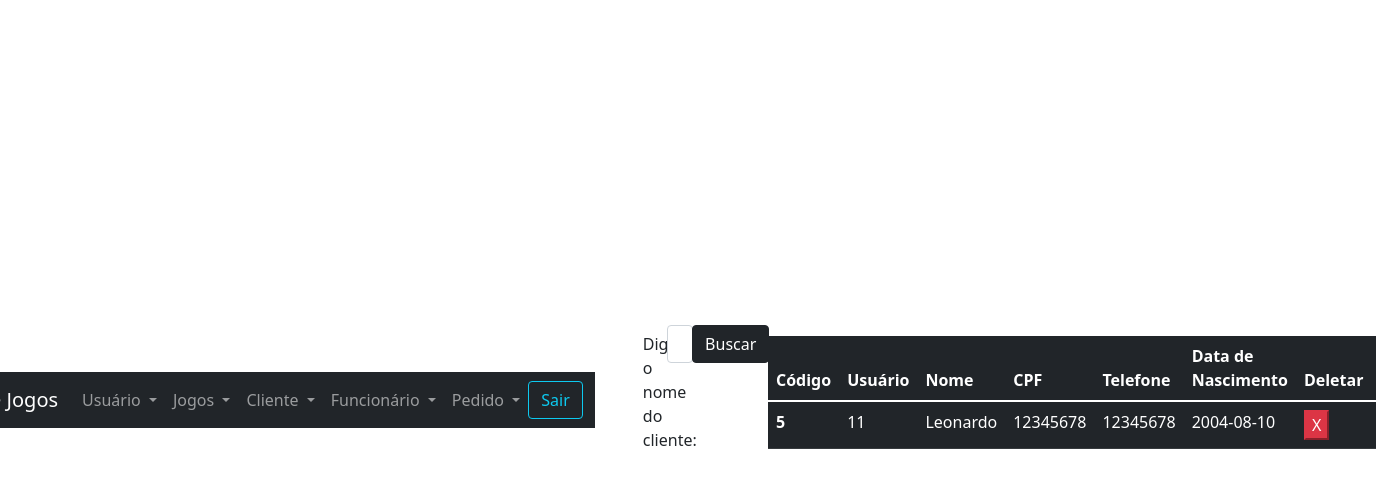
The app's page /view/listaClienteNome.php?NomeCli=Leonardo (signed in) with its own data.
### tables this page shows
CREATE TABLE `tbcliente` (
  `codCli` int(4) NOT NULL,
  `codUsuFK` int(4) NOT NULL,
  `nomeCli` varchar(50) NOT NULL,
  `cpfCli` char(14) NOT NULL,
  `foneCli` char(12) NOT NULL,
  `datanasCli` date NOT NULL
);

### model/bancoCliente.php (called while the page is built, shortened)
<?php
function listaClienteNome($conexao, $NomeCli){
    $query = "select * from tbcliente where nomeCli like '%{$NomeCli}%'";
    $resultados = mysqli_query($conexao, $query);
    return $resultados;
}
?>

### view/listaClienteNome.php (the view, shortened to what this page needs)
<?php
    include_once("header.php");
    include_once("../model/conexao.php");
    include_once("../model/bancoCliente.php");
?>
<div class="p-5">
    <form action="listaClienteNome.php" method="GET">
        <div class="row mb-3">
            <label for="inputNome" class="col-sm-2 col-form-label"> Digite o nome do cliente: </label>
            <div class="col-sm-3">
                <input type="text" required name="NomeCli" class="form-control" id="inputNome">
            </div>
            <div class="col-sm-3">
                <input class="btn btn-dark" type="submit" value="Buscar">
            </div>
        </div>
    </form>
</div>
<table class="table table-dark table-hover">
    <thead>
    <tr>
            <th scope="col"> Código </th>
            <th scope="col"> Usuário </th>
            <th scope="col"> Nome </th>
            <th scope="col"> CPF </th>
            <th scope="col"> Telefone </th>
            <th scope="col"> Data de Nascimento </th>
            <th scope="col"> Deletar </th>
            <th scope="col"> Alterar</th>
        </tr>
    </thead>
    <?php
        $NomeCli = isset($_GET['NomeCli'])?$_GET['NomeCli']:"";
        if($NomeCli != ""){
            $clientes = listaClienteNome($conexao, $NomeCli);
            if($clientes){
                foreach($clientes as $cliente):
    ?>
    <tbody>
    <tr>
            <th scope="row"> <?=$cliente['codCli']?> </th>
            <td> <?=$cliente['codUsuFK']?> </td>
            <td> <?=$cliente['nomeCli']?> </td>
            <td> <?=$cliente['cpfCli']?> </td>
            <td> <?=$cliente['foneCli']?> </td>
            <td> <?=$cliente['datanasCli']?> </td>
            <td>
                <form action="../controller/deletarCliente.php" method="POST">
                    <button type="submit" class="btn-danger"> X </button>
                </form>
            </td>
            <td>
            </td>
        </tr>
    <?php
            endforeach;
        }
    }
    ?>
    </tbody>
</table>
<?php
    include_once("footer.php");
?>

### view/css/style.css (style rules this page uses)
body { display: flex; justify-content: center; align-items: center; height: 100vh; }

### records on screen
tbcliente: codCli "5", codUsuFK "11", nomeCli "Leonardo", cpfCli "12345678", foneCli "12345678", datanasCli "2004-08-10"
